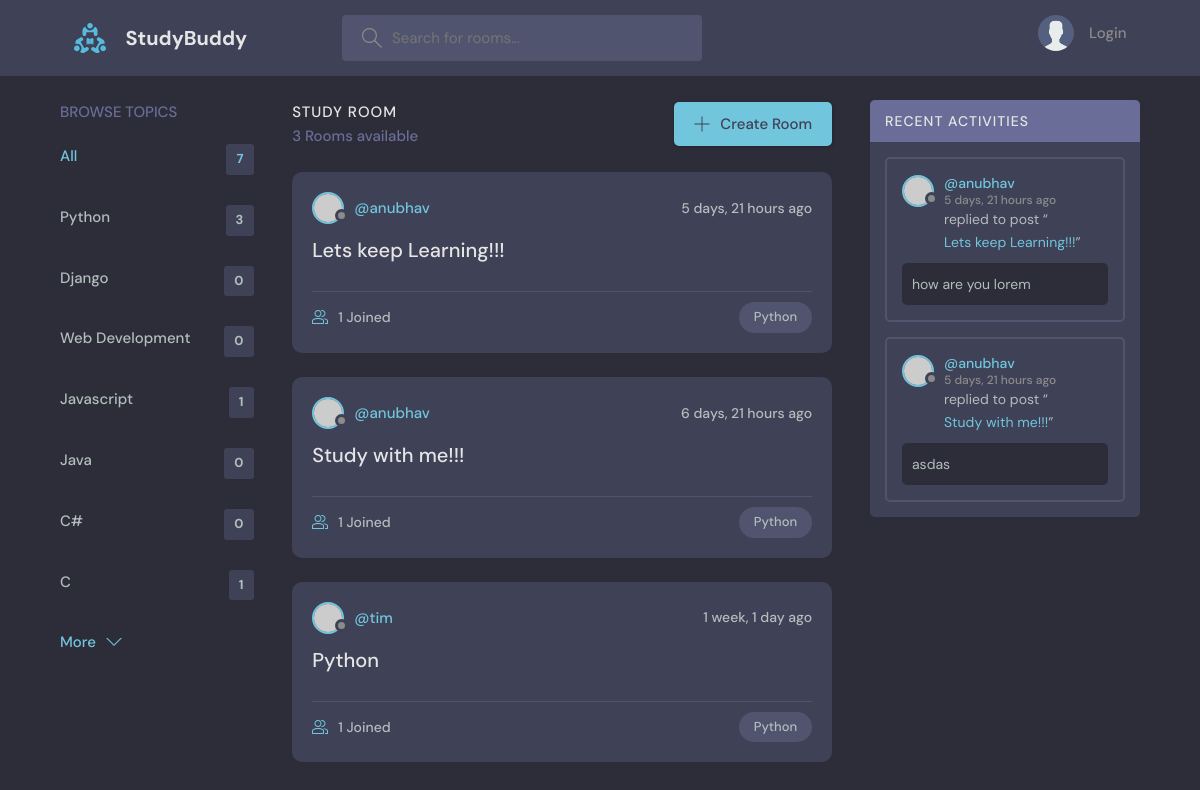
Page /?q=Python on the committed database.
### base/models.py (models this page shows, shortened)
class Topic(models.Model):
  name = models.CharField(max_length=200)

class Room(models.Model):
  host =  models.ForeignKey(User,on_delete=models.SET_NULL,null=True)
  topic =  models.ForeignKey(Topic,on_delete=models.SET_NULL,null=True)
  name = models.CharField(max_length=200)
  description =  models.TextField(null=True,blank=True)
  participants = models.ManyToManyField(User,related_name='paticipants', blank=True)
  updated =  models.DateTimeField(auto_now=True)
  created =  models.DateTimeField(auto_now_add=True)
  class Meta:
    ordering = ['-updated','-created']
  def __str__(self):
    return self.name

class Message(models.Model):
  user = models.ForeignKey(User,on_delete=models.CASCADE)
  room =  models.ForeignKey(Room,on_delete=models.CASCADE)
  body =  models.TextField()
  updated =  models.DateTimeField(auto_now=True)
  created =  models.DateTimeField(auto_now_add=True)
  class Meta:
    ordering = ['-updated','-created']
  def __str__(self):
    return self.body[0:50]

### base/views.py (the view)
# urls.py: path('',views.home,name = "home"),
def home(request):
    q = request.GET.get("q") if request.GET.get("q") != None else ""
    rooms = Room.objects.filter(
        Q(topic__name__icontains=q)
        | Q(name__icontains=q)
        | Q(description__icontains=q)
        | Q(host__username=q)
    )
    topics = Topic.objects.all()
    room_count = rooms.count()
    room_messages = Message.objects.all().filter(Q(room__topic__name__icontains=q))
    context = {
        "rooms": rooms,
        "topics": topics,
        "room_count": room_count,
        "room_messages": room_messages,
    }
    return render(request, "base/home.html", context)

### base/templates/base/home.html (shortened to what this page needs)
{% extends "main.html" %}
{% block content %}
<main class="layout layout--3">
  <div class="container">
    {%include 'base/topics_components.html'%}
    <div class="roomList">
      <div class="roomList__header">
        <div>
          <h2>Study Room</h2>
          <p>{{room_count}} Rooms available</p>
        </div>
        <a class="btn btn--main" href="{%url 'create-room'%}">
          <svg version="1.1" xmlns="http://www.w3.org/2000/svg" width="32" height="32" viewBox="0 0 32 32">
            <title>add</title>
            <path
              d="M16.943 0.943h-1.885v14.115h-14.115v1.885h14.115v14.115h1.885v-14.115h14.115v-1.885h-14.115v-14.115z">
            </path>
          </svg>
          Create Room
        </a>
      </div>
      {%include 'base/feed_component.html'%}
    </div>
      {%include 'base/activity_component.html'%}
    </div>
</main>
{% endblock content %}

### base/templates/base/topics_components.html
<div class="topics">
      <div class="topics__header">
        <h2>Browse Topics</h2>
      </div>
      <ul class="topics__list">
        <li>
          <a href="{%url 'home'%}" class="active">All <span>{{topics.count}}</span></a>
        </li>
    {% for topic in topics%}
        <li>
          <a href="{%url "home"%}?q={{topic.name}}">{{topic.name}} <span>{{topic.room_set.all.count}}</span></a>
        </li>
    {% endfor %}
      </ul>
      <a class="btn btn--link" href="topics.html">
        More
        <svg version="1.1" xmlns="http://www.w3.org/2000/svg" width="32" height="32" viewBox="0 0 32 32">
          <title>chevron-down</title>
          <path d="M16 21l-13-13h-3l16 16 16-16h-3l-13 13z"></path>
        </svg>
      </a>
    </div>

### base/templates/base/feed_component.html (shortened to what this page needs)
{% for room in rooms %}
<div class="roomListRoom">
  <div class="roomListRoom__header">
    <a href="{%url 'user-profile' room.host.id%}" class="roomListRoom__author">
      <div class="avatar avatar--small">
        <img src="https://randomuser.me/api/portraits/women/11.jpg" />
      </div>
      <span>@{{room.host.username}}</span>
    </a>
    <div class="roomListRoom__actions">
      <span>{{room.created|timesince}} ago</span>
    </div>
  </div>
  <div class="roomListRoom__content">
  <a href="{%url 'room' room.id%}">{{room.name}}</a>
  </div>
  <div class="roomListRoom__meta">
    <a href="{%url 'room' room.id%}" class="roomListRoom__joined">
      {{room.participants.all.count}} Joined
    </a>
    <p class="roomListRoom__topic">{{room.topic.name}}</p>
  </div>
</div>
{% endfor %}

### base/templates/base/activity_component.html (shortened to what this page needs)
<div class="activities">
      <div class="activities__header">
        <h2>Recent Activities</h2>
      </div>
  {%for message in room_messages%}
  <div class="activities__box">
    <div class="activities__boxHeader roomListRoom__header">
      <a href="{%url "user-profile" message.user.id%}" class="roomListRoom__author">
        <div class="avatar avatar--small">
          <img src="https://randomuser.me/api/portraits/women/11.jpg" />
        </div>
        <p>
          @{{message.user}}
          <span>{{message.created|timesince}} ago</span>
        </p>
      </a>
    </div>
    <div class="activities__boxContent">
      <p>replied to post “<a href="{%url 'room' message.room.id%}">{{message.room}}</a>”</p>
      <div class="activities__boxRoomContent">
        {{message}}
      </div>
    </div>
  </div>
{%endfor%}
  </div>

### rows in the picture
Topic: name "Python", room_set.all.count "3"
Topic: name "Django", room_set.all.count "0"
Topic: name "Web Development", room_set.all.count "0"
Topic: name "Javascript", room_set.all.count "1"
Topic: name "Java", room_set.all.count "0"
Topic: name "C#", room_set.all.count "0"
Topic: name "C", room_set.all.count "1"
Room: host.username "anubhav", created "5 days, 21 hours", name "Lets keep Learning!!!", participants.all.count "1", topic.name "Python"
Room: host.username "anubhav", created "6 days, 21 hours", name "Study with me!!!", participants.all.count "1", topic.name "Python"
Room: host.username "tim", created "1 week, 1 day", name "Python", participants.all.count "1", topic.name "Python"
Message: user "anubhav", created "5 days, 21 hours", room "Lets keep Learning!!!", body "how are you lorem"
Message: user "anubhav", created "5 days, 21 hours", room "Study with me!!!", body "asdas"

### other values in the picture
{{ topics.count }} "7"
{{ room_count }} "3"
